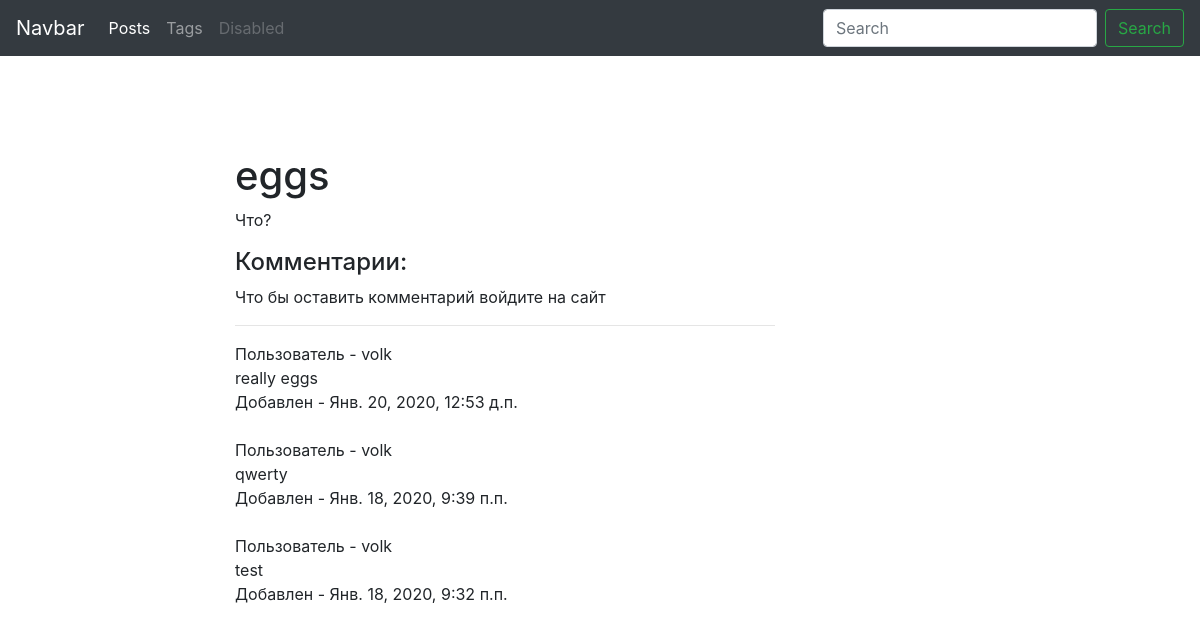
Screenshot of /blog/post/eggs-1579206151/ with the database file from the repository.
### blog/models.py (models this page shows, shortened)
class Post(models.Model):
    author = models.ForeignKey(
        User,
        verbose_name='Автор',
        on_delete=models.SET_NULL,
        null=True,
        blank=True
    )
    title = models.CharField('Заголовок', max_length=50, db_index=True)
    slug = models.SlugField('url', max_length=50, unique=True, blank=True)
    body = models.TextField('Тело', blank=True, db_index=True)
    pub_date = models.DateTimeField('Дата публикации', auto_now_add=True)
    tags = models.ManyToManyField('Tag', blank=True, related_name='posts', verbose_name='Тег')
    image = models.ImageField('Изображение', upload_to='post/', null=True, blank=True)
    published = models.BooleanField('Опубликовать?', default=True)
    viewed = models.PositiveIntegerField('Просмотернно', default=0)
    class Meta:
        ordering = ['-pub_date']
        verbose_name = 'Пост'
        verbose_name_plural = 'Посты'

class Comment(models.Model):
    body = models.TextField('Комментарий')
    create_date = models.DateTimeField('Дата создания', auto_now=True)
    moderation = models.BooleanField(default=True)
    post = models.ForeignKey(
        Post,
        verbose_name='Пост',
        on_delete=models.CASCADE,
        related_name='comments'
    )
    author = models.ForeignKey(
        User,
        verbose_name='Автор',
        on_delete=models.CASCADE
    )
    class Meta:
        ordering = ['-create_date']
        verbose_name = 'Комментарий'
        verbose_name_plural = 'Комментарии'

### blog/views.py (the view, shortened to what this page needs)
# urls.py: path('post/<str:slug>/', PostDetail.as_view(), name='post_detail_url'),
class PostDetail(ObjectDetailMixin, View):
    model = Post
    template = 'blog/post_detail.html'
    model_form = CommentForm
    raise_exception = True

### blog/forms.py
class CommentForm(forms.ModelForm):
    class Meta:
        model = Comment
        fields = ['body']
        widgets = {
            'body': forms.Textarea(attrs={'class': 'form-control'})
        }

### blog/utils.py (called while the page is built)
    def get(self, request, slug):
        obj = get_object_or_404(self.model, slug__iexact=slug, published=True)
        context = {
            self.model.__name__.lower(): obj,
            'admin_object': obj,
            'detail': True,
        }
        if self.model_form:
            form = self.model_form()
            context['form'] = form
        return render(request, self.template, context)

### blog/templates/blog/post_detail.html (shortened to what this page needs)
{% extends 'blog/base_blog.html' %}
{% block content %}
    <h1 class="mt-5">
        {{ post.title }}
    </h1>
    <div class="box">
        <p>
            {{ post.body }}
        </p>
    </div>
    <h4>Комментарии:</h4>
    {% if user.is_authenticated %}
        <form action="" method="post">
            {% csrf_token %}
            {% for field in form %}
                <div class="form-group">
                    {{ field }}
                </div>
            {% endfor %}
            <button class="btn btn-dark" type="submit" name="button">Отправить</button>
        </form>
    {% else %}
        <p>Что бы оставить комментарий войдите на сайт</p>
    {% endif %}
    <hr>
    {% for comment in post.comments.all %}
        Пользователь - {{ comment.author }}<br>
        {{ comment.body }} <br>
        Добавлен - {{ comment.create_date }}<br><br>
    {% endfor %}
{% endblock %}

### rows the page displays
Post: title "eggs", body "Что?"
Comment: author "volk", body "really eggs", create_date "Янв. 20, 2020, 12:53 д.п."
Comment: author "volk", body "qwerty", create_date "Янв. 18, 2020, 9:39 п.п."
Comment: author "volk", body "test", create_date "Янв. 18, 2020, 9:32 п.п."
